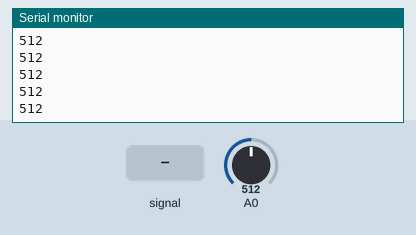
This sketch was run on a simulated Arduino Uno, built with avr-gcc and run on an emulated ATmega328P. Parts: the last lines printed to the serial monitor. The inputs (shaded band) are chosen by the test bench; at power-on: A0 = 512.

Above: at 6.0 s.
6.1 s: A0 fed a 200 Hz sine of ±81 counts around its level
7.6 s: A0 set to 716
At 8.2 s:
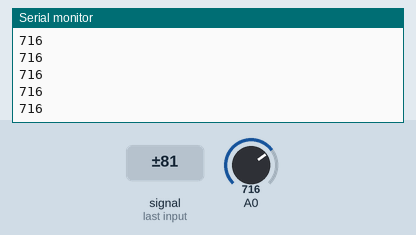
9.1 s: A0 fed a 1000 Hz sine of ±255 counts around its level
At 9.8 s:
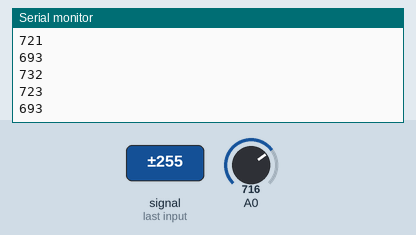
10.6 s: A0 set to 900
At 11.4 s:
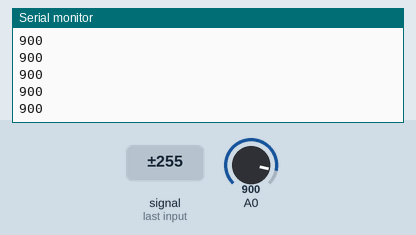
Timing chart, 0 to 13.1 s (numbered marks = the images above; inputs shaded):
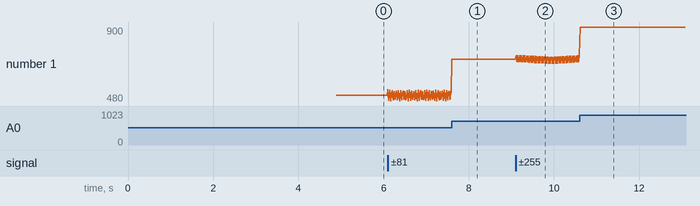

Measured:
- after the input at 7.6 s, the serial monitor: prints a new line at once (image 1)
- after the input at 9.1 s, the serial monitor: prints a new line at once (image 2)
- after the input at 10.6 s, the serial monitor: prints a new line at once (image 3)
- plotted number 1: 512 → 527 after the input at 6.1 s, 527 → 716 after the input at 7.6 s, 716 → 739 after the input at 9.1 s, 739 → 900 after the input at 10.6 s

The sketch:

grove.ino
```cpp
// Grove - EMG Sensor demo code
// This demo will need a Grove - Led Bar to show the motion
// Grove - EMG Sensor connect to A0
// Grove - LED Bar connect to D8, D9
// note: it'll take about serval seconds to detect static analog value
// when you should hold your muscle static. You will see led bar from level 10 turn to
// level 0, it means static analog value get ok

// Я внесла минимальные изменения в данный код, чтобы он мог запускаться у нас.
// Во-первых, у нас нет светодиодов - так что я выпилила все обращения к этому блоку
// (оригинальный скрипт подразумевал изменение яркости светодиодов в зависимости от уровня сигнала).
// Во-вторых, убрала лишние Serial.print выражения, т.к. Serial у нас служит каналом связи
// с пока что примитивным пайтоновским слушателем данных. А эта прога ничего кроме значений сигнала
// на вход не ждет :) Значит не нужно нам пока писать лишнюю информацию в Serial, даже в целях дебага


int max_analog_dta      = 300;              // max analog data
int min_analog_dta      = 100;              // min analog data
int static_analog_dta   = 0;                // static analog data

// У них какая-то усложненная процедура считывания сигнала с датчика.
// Возможно, таким образом они реализуют некое сглаживание сигнала
// get analog value
int getAnalog(int pin) // это не системная функция. Ее писали разработчики данного кода
{
    long sum = 0;

    for(int i=0; i<32; i++)
    {
        // А вот это - analogRead - базовая функция считывания сигнала.
        // Она просто берет данные с датчика без какой-либо обработки
        sum += analogRead(pin);
    }

    int dta = sum>>5;

    max_analog_dta = dta>max_analog_dta ? dta : max_analog_dta;         // if max data
    min_analog_dta = min_analog_dta>dta ? dta : min_analog_dta;         // if min data

    return sum>>5;
}

// это стандартная ардуиновская функция. Отвечает за все действия, которые должны быть
// сделаны до запуска основной части программы. Т.е. содержит всякие настройки, калибровки и т.д.
// Обязательно должна присутствовать в коде. Но при этом ее содержимое составляется разработчиком.
void setup()
{
    // Бодрейт 9600 - используем строго такое значение.
    // Ограничения вызваны режимом работы bluetooth-модуля
    Serial.begin(9600);

    long sum = 0;

    for(int i=0; i<=10; i++)
    {
        for(int j=0; j<100; j++)
        {
            sum += getAnalog(A0);
            delay(1); // встроенная функция
        }

    }

    sum /= 1100;

    static_analog_dta = sum;
}

int level       = 5;
int level_buf   = 5;

// это стандартная ардуиновская функция. Отвечает за все действия, которые должны итеративно выполняться
// в процессе функционирования программы. Т.е. - основная логика. В нашем случае на каждой итерации производится
// сбор данных с ЭМГ-датчика и отправка этих данных в последовательный порт.
// Обязательно должна присутствовать в коде. Но при этом ее содержимое составляется разработчиком.
void loop()
{

    int val = getAnalog(A0);                    // get Analog value

    // В оригинальном коде level нужен был для того, чтобы менять яркость светодиодов.
    // Возможно, нам это значение тоже может пригодиться - типа как "уровень сигнала",
    // который мы можем использовать вместо сырых данных. Тут нужно рассмотреть разные
    // варианты и решить, что лучше подойдет, и что будет удобнее обрабатывать
    int level2;

    if(val>static_analog_dta)                   // larger than static_analog_dta
    {
        level2 = 5 + map(val, static_analog_dta, max_analog_dta, 0, 5); // встроенная функция
    }
    else
    {
        level2 = 5 - map(val, min_analog_dta, static_analog_dta, 0, 5);
    }

    // to smooth the change of led bar
    if(level2 > level)
    {
        level++;
    }
    else if(level2 < level)
    {
        level--;
    }

    if(level != level_buf)
    {
        level_buf = level;
    }

    // send value to serial
    Serial.println(val);
    // or you can send level:
    // Serial.println(level);

    delay(10);
}
```
